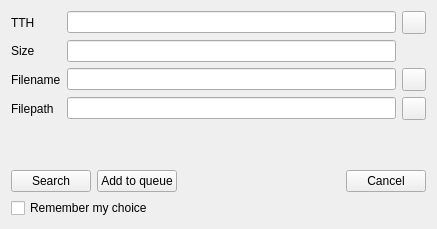
<?xml version="1.0" encoding="UTF-8"?>
<ui version="4.0">
 <class>UIMagnet</class>
 <widget class="QWidget" name="UIMagnet">
  <property name="geometry">
   <rect>
    <x>0</x>
    <y>0</y>
    <width>437</width>
    <height>229</height>
   </rect>
  </property>
  <property name="sizePolicy">
   <sizepolicy hsizetype="Preferred" vsizetype="Preferred">
    <horstretch>0</horstretch>
    <verstretch>0</verstretch>
   </sizepolicy>
  </property>
  <property name="windowTitle">
   <string>Magnet link viewer</string>
  </property>
  <layout class="QVBoxLayout" name="verticalLayout">
   <item>
    <widget class="QFrame" name="frame">
     <property name="sizePolicy">
      <sizepolicy hsizetype="Preferred" vsizetype="Preferred">
       <horstretch>0</horstretch>
       <verstretch>0</verstretch>
      </sizepolicy>
     </property>
     <property name="frameShape">
      <enum>QFrame::NoFrame</enum>
     </property>
     <property name="frameShadow">
      <enum>QFrame::Plain</enum>
     </property>
     <property name="lineWidth">
      <number>0</number>
     </property>
     <layout class="QGridLayout" name="gridLayout_2">
      <property name="leftMargin">
       <number>0</number>
      </property>
      <property name="topMargin">
       <number>0</number>
      </property>
      <property name="rightMargin">
       <number>0</number>
      </property>
      <property name="bottomMargin">
       <number>0</number>
      </property>
      <item row="3" column="0">
       <widget class="QLabel" name="label_3">
        <property name="text">
         <string>Filename</string>
        </property>
       </widget>
      </item>
      <item row="1" column="0">
       <widget class="QLabel" name="label_2">
        <property name="text">
         <string notr="true">TTH</string>
        </property>
       </widget>
      </item>
      <item row="5" column="0">
       <widget class="QLabel" name="label_1">
        <property name="text">
         <string>Filepath</string>
        </property>
       </widget>
      </item>
      <item row="5" column="1">
       <widget class="LineEdit" name="lineEdit_FPATH"/>
      </item>
      <item row="2" column="0">
       <widget class="QLabel" name="label_4">
        <property name="text">
         <string>Size</string>
        </property>
       </widget>
      </item>
      <item row="1" column="1">
       <widget class="QLineEdit" name="lineEdit_TTH">
        <property name="readOnly">
         <bool>true</bool>
        </property>
       </widget>
      </item>
      <item row="5" column="2">
       <widget class="QToolButton" name="toolButton_BROWSE">
        <property name="maximumSize">
         <size>
          <width>16777215</width>
          <height>16777215</height>
         </size>
        </property>
        <property name="text">
         <string/>
        </property>
       </widget>
      </item>
      <item row="1" column="2">
       <widget class="QToolButton" name="toolButton_COPY_MAGNET">
        <property name="maximumSize">
         <size>
          <width>16777215</width>
          <height>16777215</height>
         </size>
        </property>
        <property name="toolTip">
         <string>Copy magnet link to clipboard</string>
        </property>
        <property name="text">
         <string/>
        </property>
       </widget>
      </item>
      <item row="3" column="1">
       <widget class="LineEdit" name="lineEdit_FNAME">
        <property name="readOnly">
         <bool>false</bool>
        </property>
       </widget>
      </item>
      <item row="3" column="2">
       <widget class="QToolButton" name="toolButton_COPY_SEARCH_LINK">
        <property name="maximumSize">
         <size>
          <width>16777215</width>
          <height>16777215</height>
         </size>
        </property>
        <property name="toolTip">
         <string>Copy search link to clipboard</string>
        </property>
        <property name="text">
         <string/>
        </property>
       </widget>
      </item>
      <item row="2" column="1">
       <widget class="QLineEdit" name="lineEdit_SIZE">
        <property name="readOnly">
         <bool>true</bool>
        </property>
       </widget>
      </item>
     </layout>
    </widget>
   </item>
   <item>
    <spacer name="verticalSpacer">
     <property name="orientation">
      <enum>Qt::Vertical</enum>
     </property>
     <property name="sizeHint" stdset="0">
      <size>
       <width>20</width>
       <height>0</height>
      </size>
     </property>
    </spacer>
   </item>
   <item>
    <layout class="QHBoxLayout" name="horizontalLayout">
     <item>
      <widget class="QPushButton" name="pushButton_SEARCH">
       <property name="toolTip">
        <string>Opens search dialog and searches file.</string>
       </property>
       <property name="text">
        <string>Search</string>
       </property>
      </widget>
     </item>
     <item>
      <widget class="QPushButton" name="pushButton_DOWNLOAD">
       <property name="toolTip">
        <string>Adds magnet to download queue. If auto-search for more sources is enabled
in options, the file downloads without opening the search dialog.</string>
       </property>
       <property name="text">
        <string>Add to queue</string>
       </property>
      </widget>
     </item>
     <item>
      <spacer name="horizontalSpacer">
       <property name="orientation">
        <enum>Qt::Horizontal</enum>
       </property>
       <property name="sizeHint" stdset="0">
        <size>
         <width>0</width>
         <height>20</height>
        </size>
       </property>
      </spacer>
     </item>
     <item>
      <widget class="QPushButton" name="pushButton_CANCEL">
       <property name="text">
        <string>Cancel</string>
       </property>
      </widget>
     </item>
    </layout>
   </item>
   <item>
    <widget class="QCheckBox" name="checkBox_Remember">
     <property name="text">
      <string>Remember my choice</string>
     </property>
    </widget>
   </item>
  </layout>
 </widget>
 <customwidgets>
  <customwidget>
   <class>LineEdit</class>
   <extends>QLineEdit</extends>
   <header>LineEdit.h</header>
  </customwidget>
 </customwidgets>
 <tabstops>
  <tabstop>pushButton_CANCEL</tabstop>
  <tabstop>pushButton_SEARCH</tabstop>
  <tabstop>pushButton_DOWNLOAD</tabstop>
  <tabstop>checkBox_Remember</tabstop>
  <tabstop>lineEdit_TTH</tabstop>
  <tabstop>lineEdit_SIZE</tabstop>
  <tabstop>lineEdit_FNAME</tabstop>
  <tabstop>lineEdit_FPATH</tabstop>
  <tabstop>toolButton_BROWSE</tabstop>
 </tabstops>
 <resources/>
 <connections/>
</ui>
